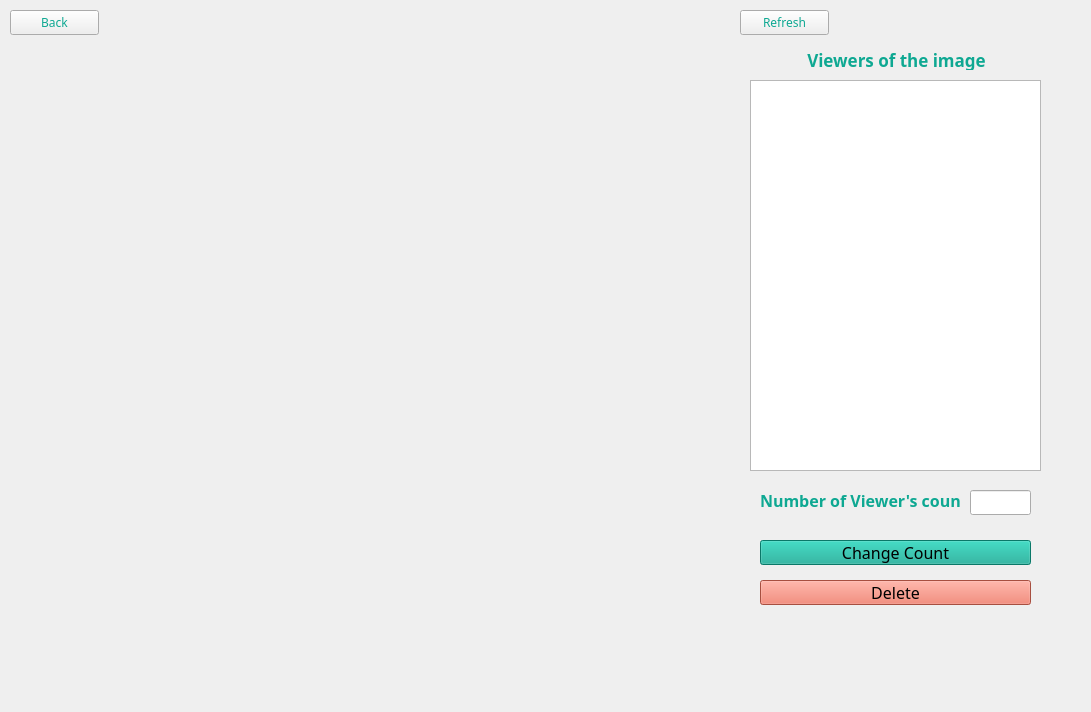
<?xml version="1.0" encoding="UTF-8"?>
<ui version="4.0">
 <class>ImageInformation</class>
 <widget class="QWidget" name="ImageInformation">
  <property name="geometry">
   <rect>
    <x>0</x>
    <y>0</y>
    <width>1091</width>
    <height>712</height>
   </rect>
  </property>
  <property name="windowTitle">
   <string>Form</string>
  </property>
  <widget class="QLabel" name="image">
   <property name="geometry">
    <rect>
     <x>10</x>
     <y>50</y>
     <width>721</width>
     <height>641</height>
    </rect>
   </property>
   <property name="text">
    <string/>
   </property>
  </widget>
  <widget class="QListWidget" name="viewersList">
   <property name="geometry">
    <rect>
     <x>750</x>
     <y>80</y>
     <width>291</width>
     <height>391</height>
    </rect>
   </property>
   <property name="font">
    <font>
     <family>Ubuntu Mono</family>
     <pointsize>15</pointsize>
    </font>
   </property>
   <property name="styleSheet">
    <string notr="true">selection-background-color: rgb(14, 168, 146);
border-color: rgb(14, 168, 146);</string>
   </property>
  </widget>
  <widget class="QLabel" name="label_2">
   <property name="geometry">
    <rect>
     <x>756</x>
     <y>50</y>
     <width>281</width>
     <height>20</height>
    </rect>
   </property>
   <property name="font">
    <font>
     <family>Ubuntu Mono</family>
     <pointsize>13</pointsize>
     <weight>75</weight>
     <bold>true</bold>
    </font>
   </property>
   <property name="styleSheet">
    <string notr="true">color: rgb(14, 168, 146);</string>
   </property>
   <property name="text">
    <string>Viewers of the image</string>
   </property>
   <property name="alignment">
    <set>Qt::AlignCenter</set>
   </property>
  </widget>
  <widget class="QLabel" name="imageName">
   <property name="geometry">
    <rect>
     <x>130</x>
     <y>19</y>
     <width>601</width>
     <height>31</height>
    </rect>
   </property>
   <property name="font">
    <font>
     <family>Ubuntu Mono</family>
     <pointsize>15</pointsize>
     <weight>75</weight>
     <bold>true</bold>
    </font>
   </property>
   <property name="styleSheet">
    <string notr="true">color: rgb(14, 168, 146);</string>
   </property>
   <property name="text">
    <string/>
   </property>
   <property name="alignment">
    <set>Qt::AlignCenter</set>
   </property>
  </widget>
  <widget class="QLabel" name="label">
   <property name="geometry">
    <rect>
     <x>760</x>
     <y>490</y>
     <width>201</width>
     <height>21</height>
    </rect>
   </property>
   <property name="font">
    <font>
     <family>Ubuntu Mono</family>
     <pointsize>12</pointsize>
     <weight>75</weight>
     <bold>true</bold>
    </font>
   </property>
   <property name="styleSheet">
    <string notr="true">
color: rgb(14, 168, 146);</string>
   </property>
   <property name="text">
    <string>Number of Viewer's count</string>
   </property>
  </widget>
  <widget class="QLineEdit" name="views">
   <property name="geometry">
    <rect>
     <x>970</x>
     <y>490</y>
     <width>61</width>
     <height>25</height>
    </rect>
   </property>
  </widget>
  <widget class="QPushButton" name="changeView">
   <property name="geometry">
    <rect>
     <x>760</x>
     <y>540</y>
     <width>271</width>
     <height>25</height>
    </rect>
   </property>
   <property name="font">
    <font>
     <family>Ubuntu Mono</family>
     <pointsize>12</pointsize>
    </font>
   </property>
   <property name="styleSheet">
    <string notr="true">background-color: rgb(14, 168, 146);</string>
   </property>
   <property name="text">
    <string>Change Count</string>
   </property>
  </widget>
  <widget class="QPushButton" name="delete_2">
   <property name="geometry">
    <rect>
     <x>760</x>
     <y>580</y>
     <width>271</width>
     <height>25</height>
    </rect>
   </property>
   <property name="font">
    <font>
     <family>Ubuntu Mono</family>
     <pointsize>12</pointsize>
    </font>
   </property>
   <property name="styleSheet">
    <string notr="true">background-color: rgb(234, 110, 89);</string>
   </property>
   <property name="text">
    <string>Delete</string>
   </property>
  </widget>
  <widget class="QPushButton" name="back">
   <property name="geometry">
    <rect>
     <x>10</x>
     <y>10</y>
     <width>89</width>
     <height>25</height>
    </rect>
   </property>
   <property name="font">
    <font>
     <family>Ubuntu Mono</family>
    </font>
   </property>
   <property name="styleSheet">
    <string notr="true">color: rgb(14, 168, 146);</string>
   </property>
   <property name="text">
    <string>Back</string>
   </property>
  </widget>
  <widget class="QPushButton" name="refresh">
   <property name="geometry">
    <rect>
     <x>740</x>
     <y>10</y>
     <width>89</width>
     <height>25</height>
    </rect>
   </property>
   <property name="font">
    <font>
     <family>Ubuntu Mono</family>
    </font>
   </property>
   <property name="styleSheet">
    <string notr="true">color: rgb(14, 168, 146);</string>
   </property>
   <property name="text">
    <string>Refresh</string>
   </property>
  </widget>
 </widget>
 <resources/>
 <connections/>
</ui>
